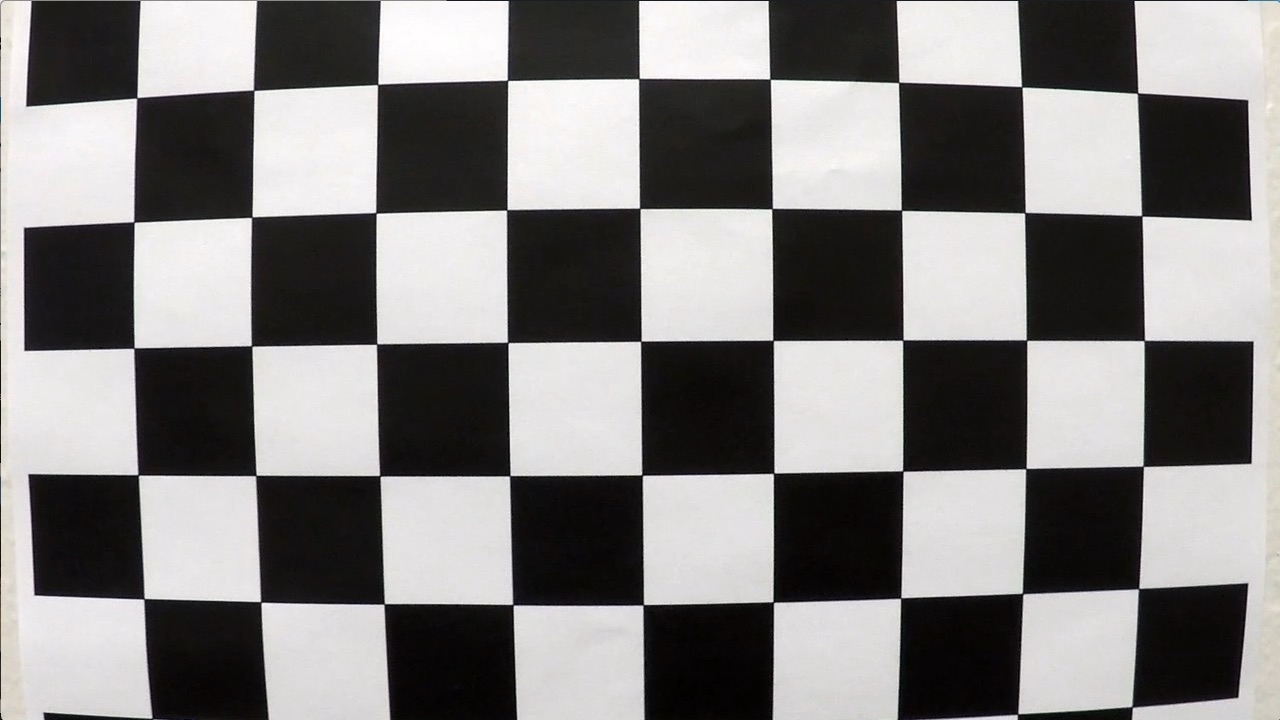
#> input picture Calibration/images/calibration1.jpg, 1280 x 720 px
$ jupyter execute Calibration.ipynb   (shell and % lines are left out)
#> lines starting #> are read from the running program, lines starting #| are printed output that depends on the picture
[cell 1]
import numpy as np
import cv2
import matplotlib.pyplot as plt
import matplotlib.image as mpimg
import glob

#Read the callibration image
img = cv2.imread("images/calibration1.jpg")
#> img is the input picture: shape (720, 1280, 3); mean B, G, R 127.8, 128.4, 130.1
plt.imshow(img)

[cell 2]
# Load calibration images.
images = list(map(lambda imageFileName: (imageFileName, cv2.imread(imageFileName)), glob.glob('images/calibration*.jpg')))
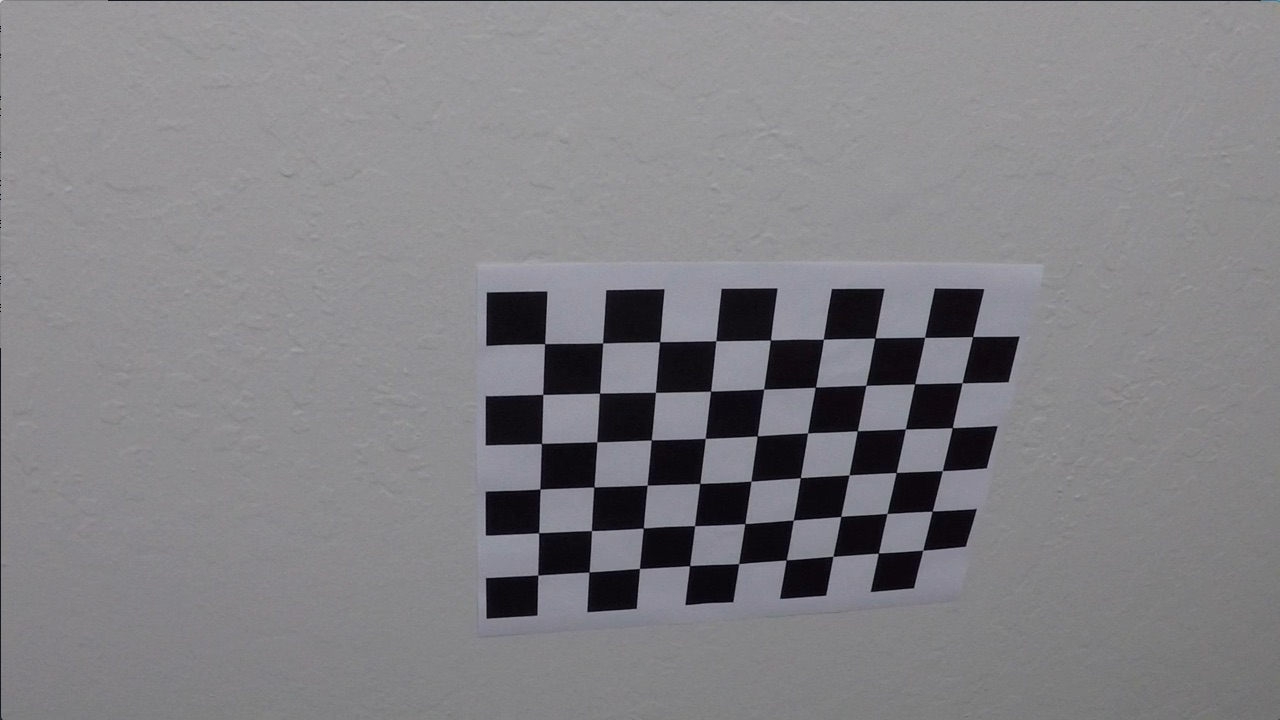
#> input picture Calibration/images/calibration10.jpg, 1280 x 720 px
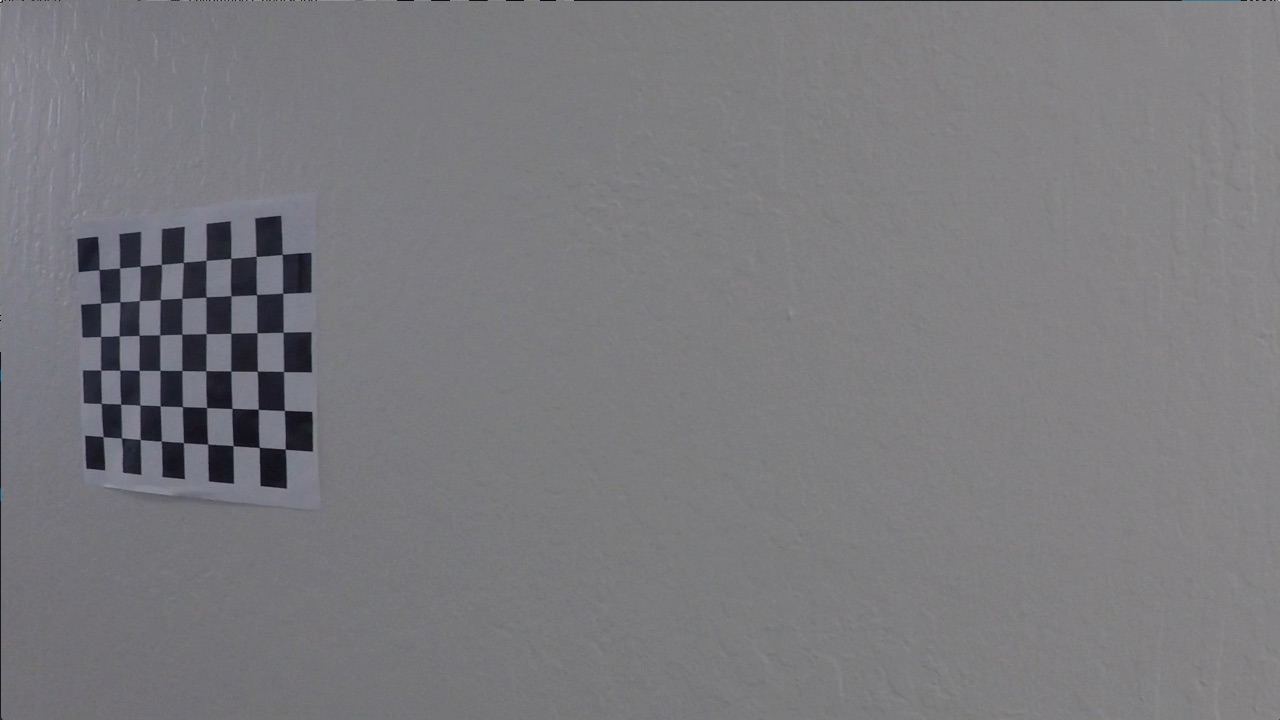
#> input picture Calibration/images/calibration11.jpg, 1280 x 720 px
#> images = 3 items

[cell 3]
def showImages(images, cols = 4, rows = 5, figsize=(15,10)):
    """
    Display `images` on a [`cols`, `rows`] subplot grid.
    """
#> called with cols = 4, rows = 5, figsize = (15, 13)
    imgLength = len(images)
#> imgLength = 3
    fig, axes = plt.subplots(rows, cols, figsize=figsize)
    indexes = range(cols * rows)
    for ax, index in zip(axes.flat, indexes):
        if index < imgLength:
            imagePathName, image = images[index]
            ax.imshow(image)
            ax.set_title(imagePathName)
#> this loop made 20 passes
#> imagePathName on passes 1 to 3: 'images/calibration1.jpg', 'images/calibration10.jpg', 'images/calibration11.jpg'

showImages(images, 4, 5, (15, 13))
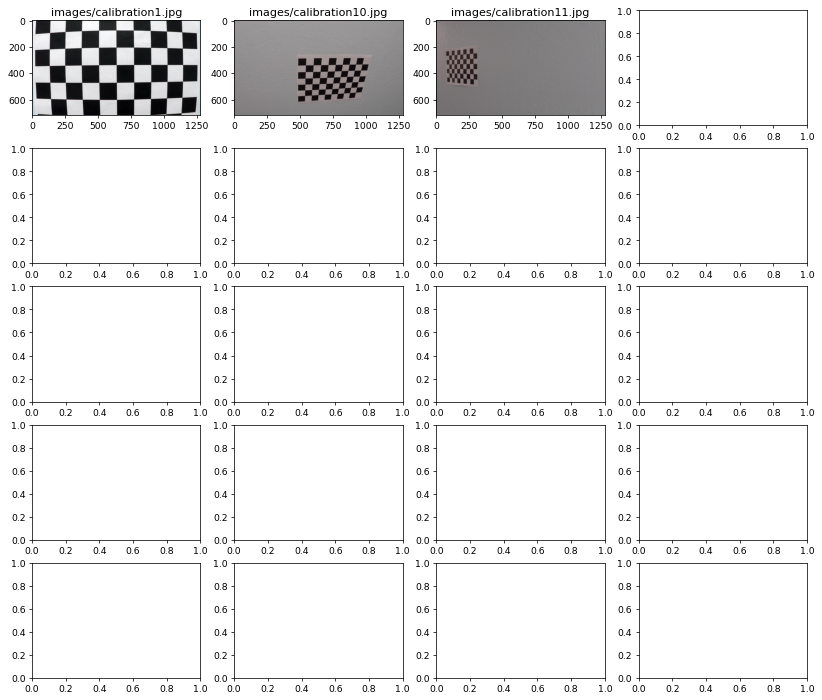
#> figure drawn by matplotlib, 3 panels; B, G, R data is drawn as R, G, B

[cell 4]
# Arrays to store object & image points from images
objpoints = []
imgpoints = []

# Prepare object points like (0,0,0), (1,0,0), (2,0,0), ... (6,4,0)
objp = np.zeros((6*8,3), np.float32)
objp[:,:2] = np.mgrid[0:8, 0:6].T.reshape(-1,2) # x, y coordinates


# Read in each image
img = cv2.imread("images/calibration1.jpg")

# Convert image to gray scale
gray = cv2.cvtColor(img, cv2.COLOR_BGR2GRAY)

# Find chessboard corners
ret, corners = cv2.findChessboardCorners(gray, (8,6),None)
#> ret = False; corners = None

# If corners are found, add object & image points
if ret == True:
    imgpoints.append(corners)
    objpoints.append(objp)
    #draw and display the corners
    chess_img = cv2.drawChessboardCorners(img, (8,6), corners, ret)
    plt.imshow(gray)

# ret, mtx, dist, rvecs, tvecs = cv2.calibrateCamera(objpoints, imgpoints, gray.shape[::-1], None, None)
# dst = cv2.undistort(img, mtx, dist, None, mtx)
# plt.imshow(dst)
